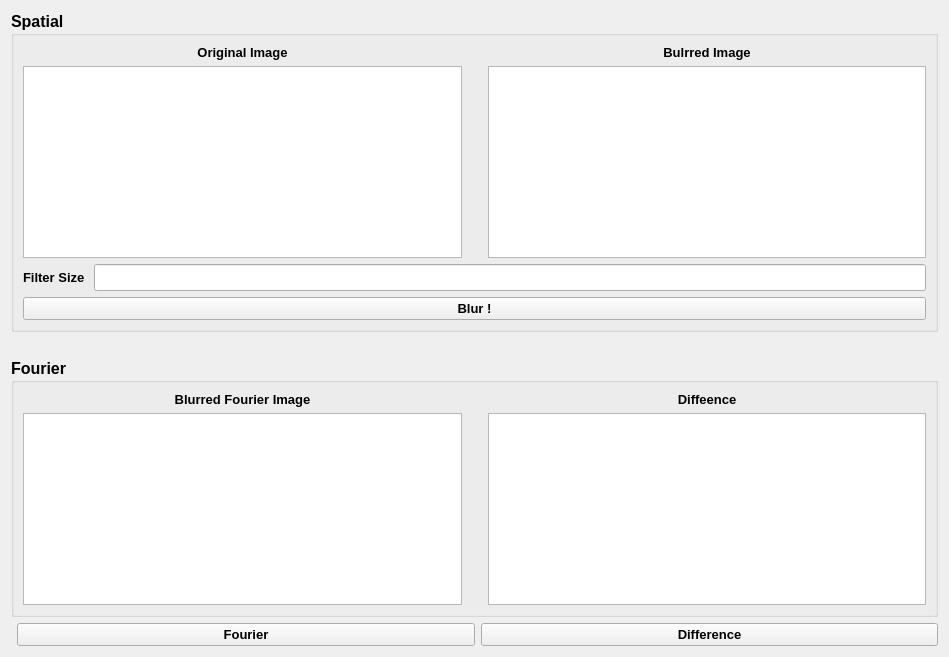
      <widget class="QWidget" name="tab_8">
       <attribute name="title">
        <string>Inverse Fourier</string>
       </attribute>
       <layout class="QGridLayout" name="gridLayout_24">
        <item row="0" column="0" colspan="2">
         <widget class="QGroupBox" name="Sharpining_groupBox_2">
          <property name="font">
           <font>
            <pointsize>12</pointsize>
            <weight>75</weight>
            <bold>true</bold>
           </font>
          </property>
          <property name="title">
           <string>Spatial</string>
          </property>
          <layout class="QGridLayout" name="gridLayout_21">
           <item row="2" column="0">
            <layout class="QHBoxLayout" name="horizontalLayout_26">
             <item>
              <widget class="QPushButton" name="Blur_pushButton">
               <property name="font">
                <font>
                 <pointsize>10</pointsize>
                 <weight>75</weight>
                 <bold>true</bold>
                </font>
               </property>
               <property name="text">
                <string>Blur !</string>
               </property>
              </widget>
             </item>
            </layout>
           </item>
           <item row="0" column="0">
            <layout class="QGridLayout" name="gridLayout_22">
             <item row="0" column="0">
              <layout class="QHBoxLayout" name="horizontalLayout_23">
               <item>
                <layout class="QVBoxLayout" name="verticalLayout_29">
                 <item>
                  <layout class="QVBoxLayout" name="verticalLayout_30">
                   <item>
                    <widget class="QLabel" name="Unsharped_image_Inverse">
                     <property name="font">
                      <font>
                       <pointsize>10</pointsize>
                       <weight>75</weight>
                       <bold>true</bold>
                      </font>
                     </property>
                     <property name="text">
                      <string>Original Image</string>
                     </property>
                     <property name="alignment">
                      <set>Qt::AlignCenter</set>
                     </property>
                    </widget>
                   </item>
                   <item>
                    <widget class="QGraphicsView" name="Unsharped_image_graphicsView_1"/>
                   </item>
                  </layout>
                 </item>
                </layout>
               </item>
               <item>
                <spacer name="verticalSpacer_14">
                 <property name="orientation">
                  <enum>Qt::Vertical</enum>
                 </property>
                 <property name="sizeHint" stdset="0">
                  <size>
                   <width>20</width>
                   <height>40</height>
                  </size>
                 </property>
                </spacer>
               </item>
               <item>
                <layout class="QVBoxLayout" name="verticalLayout_31">
                 <item>
                  <layout class="QVBoxLayout" name="verticalLayout_32">
                   <item>
                    <widget class="QLabel" name="Blurred_image_label_Fourier">
                     <property name="font">
                      <font>
                       <pointsize>10</pointsize>
                       <weight>75</weight>
                       <bold>true</bold>
                      </font>
                     </property>
                     <property name="text">
                      <string>Bulrred Image</string>
                     </property>
                     <property name="alignment">
                      <set>Qt::AlignCenter</set>
                     </property>
                    </widget>
                   </item>
                   <item>
                    <widget class="QGraphicsView" name="Blurred_image_graphicsView"/>
                   </item>
                  </layout>
                 </item>
                </layout>
               </item>
              </layout>
             </item>
            </layout>
           </item>
           <item row="1" column="0">
            <layout class="QHBoxLayout" name="horizontalLayout_24">
             <item>
              <widget class="QLabel" name="Filter_Size_label_1">
               <property name="font">
                <font>
                 <pointsize>10</pointsize>
                 <weight>75</weight>
                 <bold>true</bold>
                </font>
               </property>
               <property name="text">
                <string>Filter Size </string>
               </property>
              </widget>
             </item>
             <item>
              <widget class="QLineEdit" name="Filter_Size_Fourier_lineEdit"/>
             </item>
            </layout>
           </item>
          </layout>
         </widget>
        </item>
        <item row="2" column="0" colspan="2">
         <widget class="QGroupBox" name="Salt_and_Paper_groupBox_2">
          <property name="font">
           <font>
            <pointsize>12</pointsize>
            <weight>75</weight>
            <bold>true</bold>
           </font>
          </property>
          <property name="title">
           <string>Fourier</string>
          </property>
          <layout class="QGridLayout" name="gridLayout_20">
           <item row="0" column="0">
            <layout class="QHBoxLayout" name="horizontalLayout_22">
             <item>
              <layout class="QVBoxLayout" name="verticalLayout_27">
               <item>
                <widget class="QLabel" name="Blurred_Fourier_image_label">
                 <property name="font">
                  <font>
                   <pointsize>10</pointsize>
                   <weight>75</weight>
                   <bold>true</bold>
                  </font>
                 </property>
                 <property name="text">
                  <string>Blurred Fourier Image</string>
                 </property>
                 <property name="alignment">
                  <set>Qt::AlignCenter</set>
                 </property>
                </widget>
               </item>
               <item>
                <widget class="QGraphicsView" name="Blurred_Fourier_image_graphicsView"/>
               </item>
              </layout>
             </item>
             <item>
              <spacer name="verticalSpacer_13">
               <property name="orientation">
                <enum>Qt::Vertical</enum>
               </property>
               <property name="sizeHint" stdset="0">
                <size>
                 <width>20</width>
                 <height>40</height>
                </size>
               </property>
              </spacer>
             </item>
             <item>
              <layout class="QVBoxLayout" name="verticalLayout_28">
               <item>
                <widget class="QLabel" name="Differnce_image_label">
                 <property name="font">
                  <font>
                   <pointsize>10</pointsize>
                   <weight>75</weight>
                   <bold>true</bold>
                  </font>
                 </property>
                 <property name="text">
                  <string>Diffeence</string>
                 </property>
                 <property name="alignment">
                  <set>Qt::AlignCenter</set>
                 </property>
                </widget>
               </item>
               <item>
                <widget class="QGraphicsView" name="Difference_image_graphicsView"/>
               </item>
              </layout>
             </item>
            </layout>
           </item>
          </layout>
         </widget>
        </item>
        <item row="3" column="1">
         <layout class="QGridLayout" name="gridLayout_23">
          <item row="0" column="0">
           <widget class="QPushButton" name="Fourier_pushButton">
            <property name="font">
             <font>
              <pointsize>10</pointsize>
              <weight>75</weight>
              <bold>true</bold>
             </font>
            </property>
            <property name="text">
             <string>Fourier</string>
            </property>
           </widget>
          </item>
          <item row="0" column="1">
           <widget class="QPushButton" name="Difference_pushButton">
            <property name="font">
             <font>
              <pointsize>10</pointsize>
              <weight>75</weight>
              <bold>true</bold>
             </font>
            </property>
            <property name="text">
             <string>Difference</string>
            </property>
           </widget>
          </item>
         </layout>
        </item>
        <item row="1" column="1">
         <spacer name="horizontalSpacer_24">
          <property name="orientation">
           <enum>Qt::Horizontal</enum>
          </property>
          <property name="sizeHint" stdset="0">
           <size>
            <width>921</width>
            <height>20</height>
           </size>
          </property>
         </spacer>
        </item>
       </layout>
      </widget>
